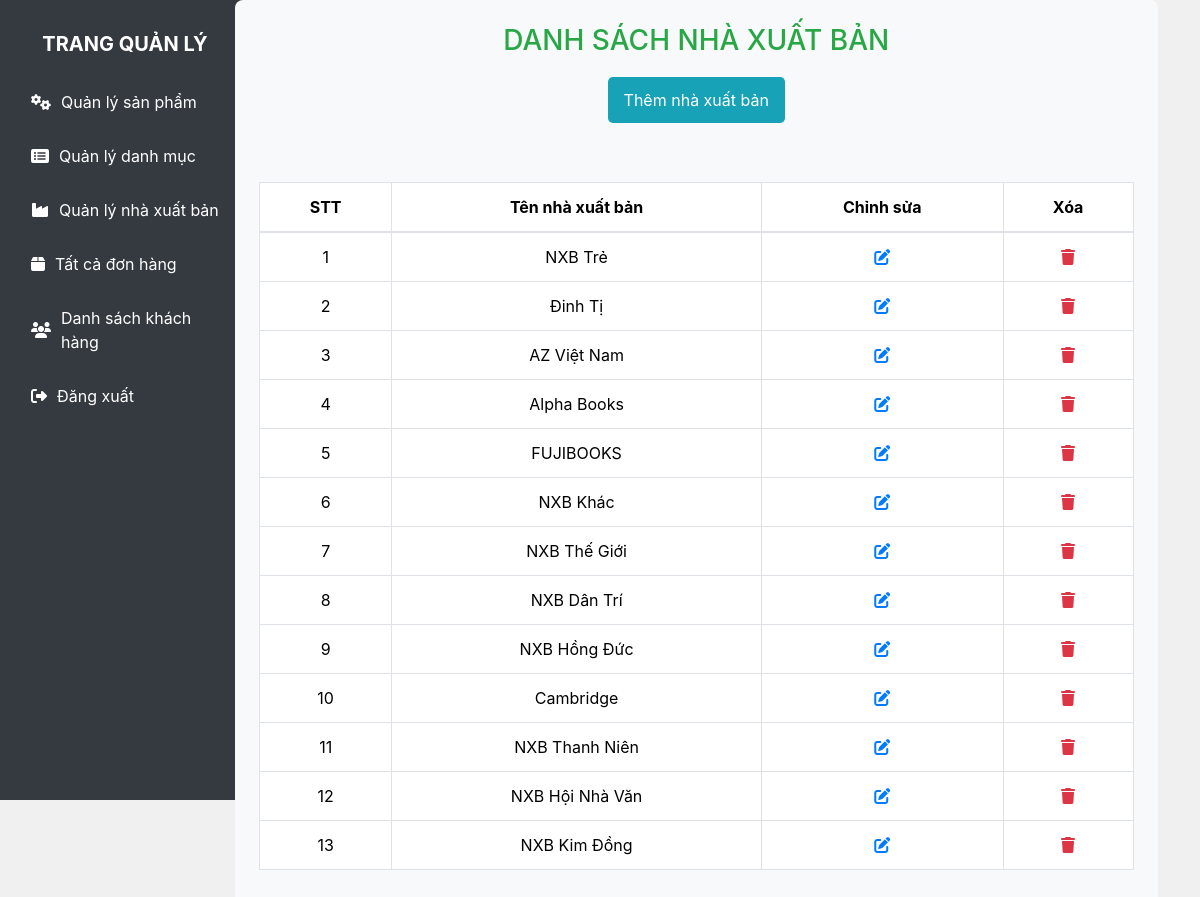
Screenshot of /admin/index.php?view_brands (signed in) with the database file from the repository.
### tables this page shows
CREATE TABLE `nhaxuatban` (
  `nxb_id` int(11) NOT NULL,
  `nxb_title` varchar(100) NOT NULL
);

### admin/views/view_brands.php (the view, shortened to what this page needs)
<div class="row">
        <h3>
            <div class="text-center text-success">DANH SÁCH NHÀ XUẤT BẢN</div>
        </h3>
        <div class="col-12 d-flex justify-content-center">
            <button class="btn"><a href="index.php?insert_brand" class="btn nav-link text-light bg-info my-1">Thêm
                    nhà xuất bản</a></button>
        </div>
    </div>
    <table class=" table table-bordered mt-5 text-center">
        <thead>
            <tr>
                <th>STT</th>
                <th>Tên nhà xuất bản</th>
                <th>Chỉnh sửa</th>
                <th>Xóa</th>
            </tr>
        </thead>
        <tbody>
            <?php
            $get_nxb = "SELECT * FROM `nhaxuatban`";
            $stmt = $con->prepare($get_nxb);
            $stmt->execute();
            $row_nxb_all = $stmt->fetchAll(PDO::FETCH_ASSOC);
            $stt = 0;
            foreach ($row_nxb_all as $row) {
                $stt++;
                $nxb_id = $row['nxb_id'];
                $nxb_name = $row['nxb_title'];
                ?>
                <tr>
                    <td><?php echo $stt; ?></td>
                    <td><?php echo $nxb_name; ?></td>
                    <td>
                        <a href="index.php?edit_brands=<?php echo $nxb_id ?>"><i
                                class="fa-solid fa-pen-to-square"></i></a>
                    </td>
                    <td>
                        <a href="javascript:void(0);" onclick="confirmDelete(<?php echo $nxb_id; ?>)"><i
                                class="fa-solid fa-trash text-danger"></i>
                        </a>
                    </td>
                </tr>
                <?php
            }
            ?>
        </tbody>
    </table>

### admin/index.php (shortened to what this page needs)
<?php
include('../database/connectdb.php');
?>
<!DOCTYPE html>
<html lang="en">
<head>
    <link href="https://cdn.jsdelivr.net/npm/bootstrap@5.3.2/dist/css/bootstrap.min.css" rel="stylesheet"
>
    <link rel="stylesheet" href="https://cdn.jsdelivr.net/npm/bootstrap@4.0.0/dist/css/bootstrap.min.css"
>
    <link rel="stylesheet" href="style.css">
    <link rel="stylesheet" href="https://cdnjs.cloudflare.com/ajax/libs/font-awesome/6.4.2/css/all.min.css"
 />
</head>
<body>
    <div class="container-fluid p-0">
    <div class="row">
        <div class="col-md-3 col-lg-3 sidebar bg-dark text-white p-3">
            <h3 class="text-center py-3">TRANG QUẢN LÝ</h3>
            <ul class="nav flex-column">
                <li class="nav-item">
                    <a href="index.php?view_products" class="nav-link">
                        <i class="fas fa-cogs"></i> Quản lý sản phẩm
                    </a>
                </li>
                <li class="nav-item">
                    <a href="index.php?view_categories" class="nav-link">
                        <i class="fas fa-list-alt"></i> Quản lý danh mục
                    </a>
                </li>
                <li class="nav-item">
                    <a href="index.php?view_brands" class="nav-link">
                        <i class="fas fa-industry"></i> Quản lý nhà xuất bản
                    </a>
                </li>
                <li class="nav-item">
                    <a href="index.php?list_orders" class="nav-link">
                        <i class="fas fa-box"></i> Tất cả đơn hàng
                    </a>
                </li>
                <li class="nav-item">
                    <a href="index.php?view_users" class="nav-link">
                        <i class="fas fa-users"></i> Danh sách khách hàng
                    </a>
                </li>
                <li class="nav-item">
                    <a href="index.php?logout" class="nav-link">
                        <i class="fas fa-sign-out-alt"></i> Đăng xuất
                    </a>
                </li>
            </ul>
        </div>
        <div class="col-md-9 col-lg-9 main-content p-4">
            <?php
                if (isset($_GET['view_brands'])) {
                    include('views/view_brands.php');
                }
            ?>
        </div>
    </div>
</div>
</body>
</html>

### admin/style.css (style rules this page uses)
* { margin: 0; padding: 0; box-sizing: border-box; }
.sidebar { height: 100vh; position: fixed; top: 0; left: 0; width: 250px; padding-top: 30px; background-color: #343a40; }
.sidebar h3 { font-size: 20px; color: #ffffff; font-weight: bold; }
.nav-item { margin-bottom: 10px; }
.nav-link { display: flex; align-items: center; color: #fff; font-size: 16px; padding: 10px 15px; border-radius: 5px; transition: all 0.3s; }
.nav-link i { margin-right: 10px; }
.main-content { margin-left: 250px; padding: 20px; background-color: #f8f9fa; min-height: 100vh; border-radius: 8px; }
.container-fluid { background-color: #f0f0f0; padding-top: 20px; }
.text-light { color: white !important; }

### rows the page displays
nhaxuatban: nxb_title "NXB Trẻ"
nhaxuatban: nxb_title "Đinh Tị"
nhaxuatban: nxb_title "AZ Việt Nam"
nhaxuatban: nxb_title "Alpha Books"
nhaxuatban: nxb_title "FUJIBOOKS"
nhaxuatban: nxb_title "NXB Khác"
nhaxuatban: nxb_title "NXB Thế Giới"
nhaxuatban: nxb_title "NXB Dân Trí"
nhaxuatban: nxb_title "NXB Hồng Đức"
nhaxuatban: nxb_title "Cambridge"
nhaxuatban: nxb_title "NXB Thanh Niên"
nhaxuatban: nxb_title "NXB Hội Nhà Văn"
nhaxuatban: nxb_title "NXB Kim Đồng"
